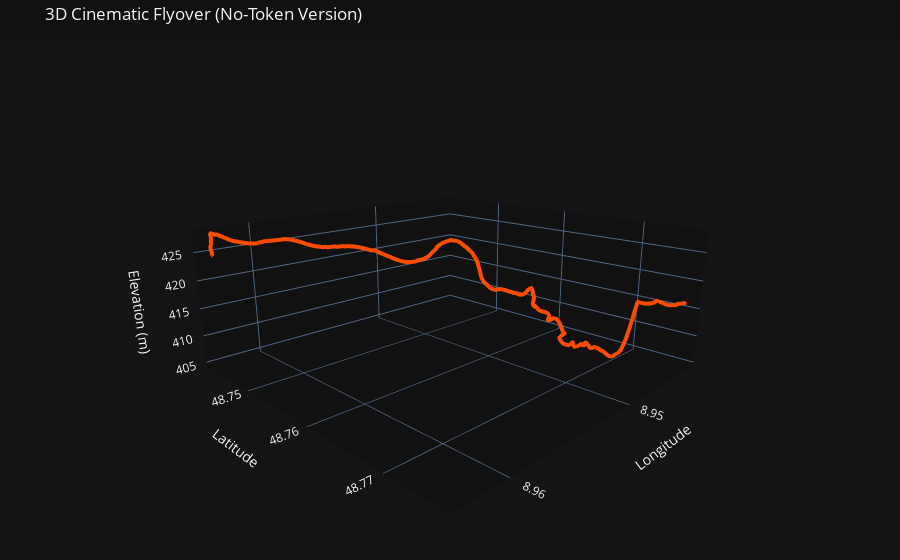

This figure's notebook cell:
### Code cell
import plotly.graph_objects as go
import pandas as pd

# 1. Prepare the data
df = pd.DataFrame(coords, columns=['lat', 'lon'])
df['alt'] = alts

# 2. Create the 3D Figure
fig_3d = go.Figure()

# Add the route as a thick 3D line
fig_3d.add_trace(go.Scatter3d(
    x=df['lon'],
    y=df['lat'],
    z=df['alt'],
    mode='lines',
    line=dict(color='#FC4C02', width=8),
    name="Your Route"
))

# 3. Configure the 3D 'World'
fig_3d.update_layout(
    title="3D Cinematic Flyover (No-Token Version)",
    scene=dict(
        # We exaggerate the Z-axis (altitude) so your 20m hills look like mountains
        aspectratio=dict(x=1, y=1, z=0.4), 
        xaxis_title="Longitude",
        yaxis_title="Latitude",
        zaxis_title="Elevation (m)",
        bgcolor="rgb(20, 20, 20)", # Dark cinematic background
        camera=dict(
            eye=dict(x=1.2, y=1.2, z=0.5) # Drone-style follow angle
        )
    ),
    margin=dict(l=0, r=0, b=0, t=40),
    template="plotly_dark"
)

fig_3d.show()

### Figure 1 — Plotly figure (JSON) as saved in the notebook; plotly's stock layout.template omitted (floating-point values rounded to 4 significant figures; data arrays with more than 128 entries replaced by an {"elided": "..."} marker saying what was removed)
{"data": [{"line": {"color": "#FC4C02", "width": 8}, "mode": "lines", "name": "Your Route", "type": "scatter3d", "x": {"elided": "1709 float values"}, "y": {"elided": "1709 float values"}, "z": {"elided": "1709 float values"}}], "layout": {"autosize": true, "margin": {"b": 0, "l": 0, "r": 0, "t": 40}, "scene": {"aspectratio": {"x": 1, "y": 1, "z": 0.4}, "bgcolor": "rgb(20, 20, 20)", "camera": {"eye": {"x": 1.2, "y": 1.2, "z": 0.5}}, "xaxis": {"title": {"text": "Longitude"}, "type": "linear"}, "yaxis": {"title": {"text": "Latitude"}, "type": "linear"}, "zaxis": {"title": {"text": "Elevation (m)"}, "type": "linear"}}, "title": {"text": "3D Cinematic Flyover (No-Token Version)"}}}
